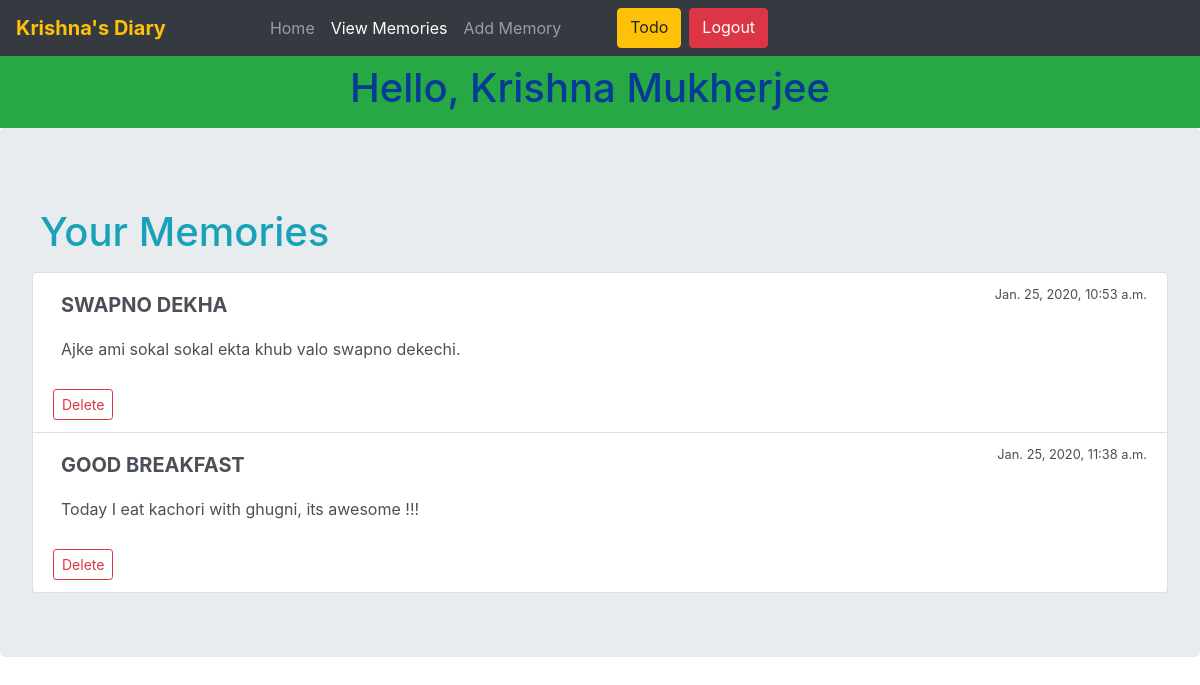
/diary/view/ (signed in), run on the app's committed database.
### mydiary/models.py (models this page shows, shortened)
class Diary(models.Model):
    user = models.ForeignKey(User,on_delete=models.CASCADE)
    title = models.CharField(max_length=100,default='Title...')
    content = models.TextField(default='Content...')
    added_date =  models.DateTimeField(('Date-Time'),default=datetime.datetime.now)

### mydiary/views.py (the view)
# urls.py: path('view/',views.view_all_content,name='diary-view' ),
@login_required(login_url='login-page')
def view_all_content(request):
    data = Diary.objects.filter(user=request.user)
    context = {
        'view_list': True,
        'data':data,
    }
    return render(request, "mydiary/view_content.html", context)

### mydiary/templates/mydiary/view_content.html (shortened to what this page needs)
{% extends 'mydiary/base.html' %}
  {% block header %}
    <div class="bg-success p-2">
            <div class="mx-auto" style="width: 500px;">
                    <h1 class="" style="color:#033b96;"> Hello, {{ user.first_name }} {{ user.last_name }} </h1>
            </div>
    </div>
{% endblock %}
 {% block content%}
    <div class="jumbotron">
        <h1 class="ml-2 mb-3 text-info display-6">Your Memories</h1>
        {% if data %}
            <div class="list-group">
                {% for list in data %}
                  <span class="list-group-item list-group-item-action">
                    <div class="d-flex w-100 justify-content-between">
                      <h5 class="mb-1 text-uppercase font-weight-bold p-2">{{ list.title }}</h5>
                      <small>{{ list.added_date }}</small>
                    </div>
                    <p class="mb-1 p-2">{{ list.content }}</p>
                    <small><a href="{% url 'diary-delete' list.id %}" class="btn btn-sm btn-outline-danger mt-3">Delete</a></small>
                  </span>
                  {% endfor %}
            </div>
        {% else %}
            <h1 class="text-info"> You dont have any memories as of now </h1>
        <a class="btn btn-primary ml-5 mr-2" href="{% url 'diary-add' %}">Add a new memory</a>
        {% endif %}
      </div>
    {% endblock content %}

### mydiary/templates/mydiary/base.html (shortened to what this page needs)
<!doctype html>
<html lang="en">
  <head>
    <link rel="stylesheet" href="https://stackpath.bootstrapcdn.com/bootstrap/4.4.1/css/bootstrap.min.css">
  </head>
  <body>
    <div class="">
        <nav class="navbar navbar-expand-lg navbar-dark bg-dark">
            <a class="navbar-brand mr-5 text-warning font-weight-bold" href="{% url 'diary-home' %}">{% block nav-heading %} {{ user.first_name }}'s Diary {% endblock %}</a>
            <div class="collapse navbar-collapse" id="navbarSupportedContent">
              <ul class="navbar-nav mr-auto ml-5">
                <li class="nav-item">
                  <a class="nav-link {% if index %}active{% endif %}" href="{% url 'diary-home' %}">Home <span class="sr-only">(current)</span></a>
                </li>
                <li class="nav-item">
                  <a class="nav-link {% if view_list %}active{% endif %}" href="{% url 'diary-view'  %}">View Memories</a>
                </li>
                  <li class="nav-item">
                    <a class="nav-link {% if add_new %}active{% endif %}" href="{% url 'diary-add'  %}">Add Memory</a>
                  </li>
                    <a class="btn btn-warning ml-5" href="{% url 'todo-home' %}">Todo</a>
                    <a href="{% url 'logout' %}" class="btn btn-danger ml-2 ">Logout</a>
                </ul>
            </div>
          </nav>
    </div>
    {% block header %}{% endblock %}
    {% block content%}{% endblock content %}
  </body>
</html>

### data on the page
Diary: title "SWAPNO DEKHA", added_date "Jan. 25, 2020, 10:53 a.m.", content "Ajke ami sokal sokal ekta khub valo swapno dekechi."
Diary: title "GOOD BREAKFAST", added_date "Jan. 25, 2020, 11:38 a.m.", content "Today I eat kachori with ghugni, its awesome !!!"

### other printed values
{{ user.first_name }} "Krishna"
{{ user.last_name }} "Mukherjee"
